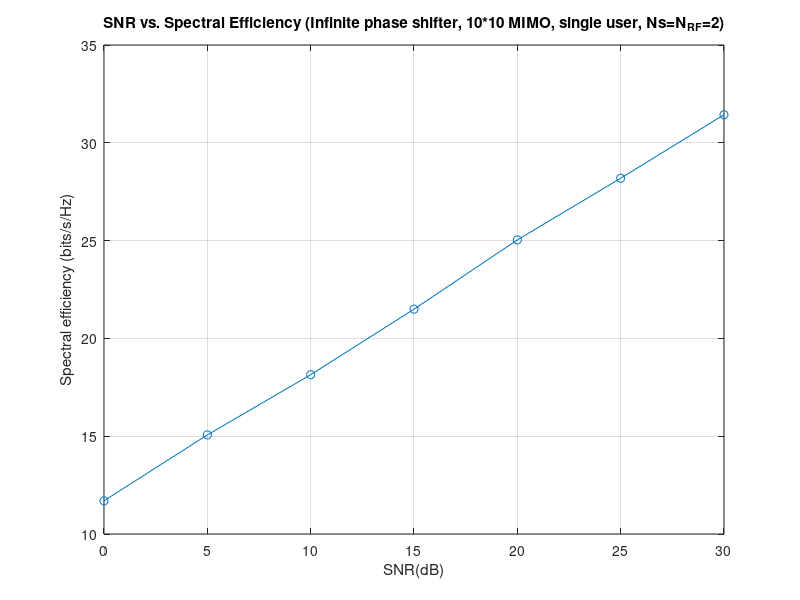
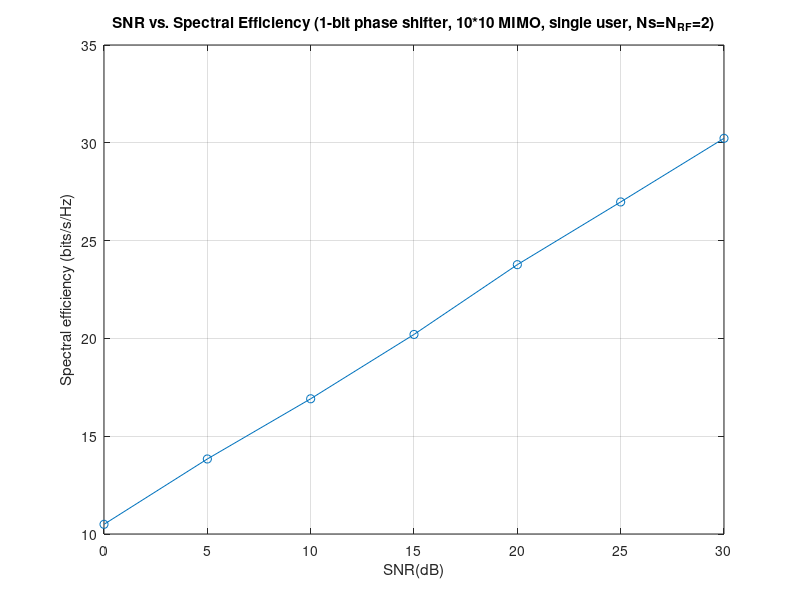

Write MATLAB code to recreate these figures, in order.
clear;
%% Project 1
N=10; % Number of antennas of the base station | 64 | 10
M=10; % Number of antennas of each user | 16 | 10
K=1; % Number of users
d=2; % Number data streams required by each user | 6 | 2
Ns=K*d; % Number of total data streams
L=15; % Number of paths (paper suggests 15)
SNR=0:5:30;   % -10:2:6 | 0:5:30
tolerance=1e-6;
num_mc=100; %   Number of Monte Carlo trials
phase_list=[1 exp(1j*pi)];
P=10;    % TODO change values to see if any effect

% Complex channel
H=zeros(N,M);   % TODO N*M or M*N?

N_RF=Ns;    % Sec. IV assumes N_RF=Nt_RF=Nr_RF preserves generality
Nt_RF=N_RF;   % Number of transmit RF chains
Nr_RF=N_RF;   % Number of receive RF chains
% NOTE Nt_RF=Nr_RF=N_RF, the total number of RF chains is 2*N_RF which
% satisfies "if the number of RF chains is twice the total number of data streams, the
% hybrid beamforming structure can realize any fully digital beamformer exactly"

% Tx precoder and combiner
V_D=zeros(Nt_RF,Ns);    % (14)    
V_RF=zeros(N,Nt_RF);    % (11)
Vt=V_RF*V_D;
% Rx precoder and combiner
%W_RF=zeros(Ns,Nt_RF);
%W_D=zeros(Nt_RF,N);
%Wt=W_RF*W_D;


R_list=zeros(1,length(SNR));
R_quant_list=zeros(1,length(SNR));

for i_snr=1:length(SNR)
    
    SNR_lin=10^(SNR(i_snr)/10);
    sigma=sqrt(P/SNR_lin);
    R=0;
    R_quant=0;

    for i_mc=1:num_mc
        %i_mc
        H=zeros(M,N);
        for l=1:L
            alpha=sqrt(1/2)*(randn(1,1)+1j*randn(1,1));
            phi_r=2*pi*randn(1,1);
            phi_t=2*pi*randn(1,1);
            a_r=transpose(exp(1j*pi*(0:M-1)*sin(phi_r))/sqrt(M));
            a_t=transpose(exp(1j*pi*(0:N-1)*sin(phi_t))/sqrt(N));
            H=H+alpha*a_r*a_t';
        end
        H=sqrt(N*M/L)*H;
        F1=H'*H;
        
        
        %% Part 1: IV.B RF Precoder Design for N_RF=Ns

        % Necessary parameters
        V_RF=ones(N,N_RF);
        V_RF_quant=ones(N,N_RF);

        % Translating algorithm 1 to design V_RF
        not_converge_inf=1;
        not_converge_1bit=1;

        % Convergence loop for infinite phase shifter
        while not_converge_inf
            for j=1:N_RF
                V_RF_noj=V_RF;
                V_RF_noj(:,j)=[];
                C_j=eye(Nr_RF-1,Nr_RF-1)+(SNR_lin/N/N_RF)*V_RF_noj'*F1*V_RF_noj;
                G_j=(SNR_lin/N/N_RF)*F1-(SNR_lin/N/N_RF)^2*F1*V_RF_noj*pinv(C_j)*V_RF_noj'*F1;
                for i=1:N
                    eta_ij=0;
                    for l=1:N
                        if l~=i
                            eta_ij=eta_ij+G_j(i,l)*V_RF(l,j);
                        end
                    end
                    % Infinite phase shifter
                    if eta_ij==0
                        V_RF(i,j)=1;
                    else
                        V_RF(i,j)=eta_ij/abs(eta_ij);
                    end
                end
            end
            % Check convergence
            if abs(abs(V_RF).^2-ones(N,Nr_RF)) < tolerance*ones(N,Nr_RF) 
                not_converge_inf=0;
            end
        end
        
        % Convergence loop for 1-bit phase shifter
        while not_converge_1bit 
            for j=1:N_RF
                V_RF_noj=V_RF;
                V_RF_noj(:,j)=[];
                C_j=eye(Nr_RF-1,Nr_RF-1)+(SNR_lin/N/N_RF)*V_RF_noj'*F1*V_RF_noj;
                G_j=(SNR_lin/N/N_RF)*F1-(SNR_lin/N/N_RF)^2*F1*V_RF_noj*pinv(C_j)*V_RF_noj'*F1;
                for i=1:N
                    eta_ij=0;
                    for l=1:N
                        if l~=i
                            eta_ij=eta_ij+G_j(i,l)*V_RF(l,j);
                        end
                    end
                    % 1-bit resolution phase shifter
                    min_abs_sq=10000;
                    V_RF_quant_min=V_RF(i,j);
                    for i_phase=1:length(phase_list)
                        candidate=abs(phase_list(i_phase)-eta_ij/abs(eta_ij))^2;
                        if candidate<min_abs_sq
                            min_abs_sq=candidate;
                            V_RF_quant_min=phase_list(i_phase);
                        end
                    end
                    V_RF_quant(i,j)=V_RF_quant_min;
                end
            end
            % Check convergence
            if abs(abs(V_RF_quant).^2-ones(N,Nr_RF)) < tolerance*ones(N,Nr_RF) 
                not_converge_1bit=0;
            end
        end
        
    
    
        %% Part 2: IV.A. Digital Precoder Design for N_RF=Ns
        Q=V_RF'*V_RF;
        Q_quant=V_RF_quant'*V_RF_quant;
        Heff=H*V_RF;
        Heff_quant=H*V_RF_quant;
        % NOTE water-filling solution: refer to MIMO.pdf formula 7.11 and above
        [Left,Delta,U_e]=svd(Heff*pinv(sqrtm(Q)));
        [Left_quant,Delta_quant,U_e_quant]=svd(Heff_quant*pinv(sqrtm(Q_quant)));
        % REF https://scicoding.com/water-filling-algorithm-in-depth-explanation/#:~:text=Water%2Dfilling%20is%20a%20generic,in%20a%20technical%20sense%2C%20orthogonal
        % REF https://zhuanlan.zhihu.com/p/502453127
        Delta(N_RF+1:M,:)=[];
        Delta_quant(N_RF+1:M,:)=[];
        N0=sigma^2;    % NOTE MIMO.pdf one line below formula 7.12
        lambda_list=diag(Delta);
        lambda_quant_list=diag(Delta_quant);
        lambda_sq_list=lambda_list.^2;
        lambda_quant_sq_list=lambda_quant_list.^2;
        Nmin=min(Nt_RF,Nr_RF);
        mu=(P+sum(sigma^2/lambda_sq_list))/Nmin;
        mu_quant=(P+sum(sigma^2/lambda_quant_sq_list))/Nmin;
        P_star_list=max(mu-N0/lambda_sq_list,0);
        P_star_quant_list=max(mu_quant-N0/lambda_quant_sq_list,0);
        Gamma_e=diag(P_star_list);
        Gamma_e_quant=diag(P_star_quant_list);
        V_D=pinv(sqrtm(Q))*U_e*Gamma_e;
        V_D_quant=pinv(sqrtm(Q_quant))*U_e_quant*Gamma_e_quant;
    
    
    
        %% Part 3: Hybrid Combining Design for N_RF=NS
        
        % Necessary parameters
        W_RF=ones(M,N_RF);
        W_RF_quant=ones(M,N_RF);
        Vt=V_RF*V_D;
        Vt_quant=V_RF_quant*V_D_quant;
        F2=H*(Vt)*Vt'*H';
        F2_quant=H*(Vt_quant)*Vt_quant'*H';
    
        % Translating algorithm 1 to design W_RF for infinite phase shifter
        not_converge_inf=1;
        while not_converge_inf
            for j=1:N_RF
                W_RF_noj=W_RF;
                W_RF_noj(:,j)=[];
                big=W_RF_noj'*F2*W_RF_noj;
                C_j=eye(size(big))+(1/M/sigma^2)*big;
                G_j=(1/M/sigma^2)*F2-(1/M/sigma^2)^2*F2*W_RF_noj*pinv(C_j)*W_RF_noj'*F2;
                for i=1:M
                    eta_ij=0;
                    for l=1:M
                        if l~=i
                            eta_ij=eta_ij+G_j(i,l)*W_RF(l,j);
                        end
                    end
                    if eta_ij==0
                        W_RF(i,j)=1;
                    else
                        W_RF(i,j)=eta_ij/abs(eta_ij);
                    end
                end
            end
            % Check convergence
            if abs(abs(W_RF).^2-ones(M,N_RF)) < tolerance*ones(M,N_RF) 
                not_converge_inf=0;
            end
        end

        %  Translating algorithm 1 to design W_RF for 1-bit resolution phase shifter
        not_converge_1bit=1;
        while not_converge_1bit
            for j=1:N_RF
                W_RF_noj_quant=W_RF_quant;
                W_RF_noj_quant(:,j)=[];
                big_quant=W_RF_noj_quant'*F2_quant*W_RF_noj_quant;
                C_j_quant=eye(size(big_quant))+(1/M/sigma^2)*big_quant;
                G_j_quant=(1/M/sigma^2)*F2_quant-(1/M/sigma^2)^2*F2_quant*W_RF_noj_quant*pinv(C_j_quant)*W_RF_noj_quant'*F2_quant;
                for i=1:M
                    eta_ij_quant=0;
                    for l=1:M
                        if l~=i
                            eta_ij_quant=eta_ij_quant+G_j_quant(i,l)*W_RF_quant(l,j);
                        end
                    end
                    if eta_ij_quant==0
                        W_RF_quant(i,j)=1;
                    else
                        W_RF_quant(i,j)=eta_ij_quant/abs(eta_ij_quant);
                    end
                end
            end
            % Check convergence
            if abs(abs(W_RF_quant).^2-ones(M,N_RF)) < tolerance*ones(M,N_RF) 
                not_converge_1bit=0;
            end
        end
    
        % Design W_D
        J=W_RF'*H*(Vt)*Vt'*H'*W_RF+sigma^2*(W_RF')*W_RF;
        J_quant=W_RF_quant'*H*(Vt_quant)*Vt_quant'*H'*W_RF_quant+sigma^2*(W_RF_quant')*W_RF_quant;
        W_D=pinv(J)*W_RF'*H*Vt;
        W_D_quant=pinv(J_quant)*W_RF_quant'*H*Vt_quant;
        Wt=W_RF*W_D;
        Wt_quant=W_RF_quant*W_D_quant;

        % Spectral efficiency
        R=R+log2(det(eye(M,M)+(Wt*pinv(Wt'*Wt)*Wt'*H*(Vt)*Vt'*H')/sigma^2));
        R_quant=R_quant+log2(det(eye(M,M)+(Wt_quant*pinv(Wt_quant'*Wt_quant)*Wt_quant'*H*(Vt_quant)*Vt_quant'*H')/sigma^2));
        
    
        
        %% Part 4: Hybrid Beamforming Design for Ns<N_RF<2*Ns



    end

    R_list(i_snr)=R/num_mc;
    R_quant_list(i_snr)=R_quant/num_mc;

end

% !!! Change the parameters the same as Fig. 2 for this figure
figure;
plot(SNR,R_list,'-o');
grid on;
xlabel("SNR(dB)");
ylabel("Spectral efficiency (bits/s/Hz)");
title("SNR vs. Spectral Efficiency (Infinite phase shifter, 10*10 MIMO, single user, Ns=N_{RF}=2)");


% !!! Change the parameters the same as Fig. 3 for this figure
figure;
plot(SNR,R_quant_list,'-o');
grid on;
xlabel("SNR(dB)");
ylabel("Spectral efficiency (bits/s/Hz)");
title("SNR vs. Spectral Efficiency (1-bit phase shifter, 10*10 MIMO, single user, Ns=N_{RF}=2)");



